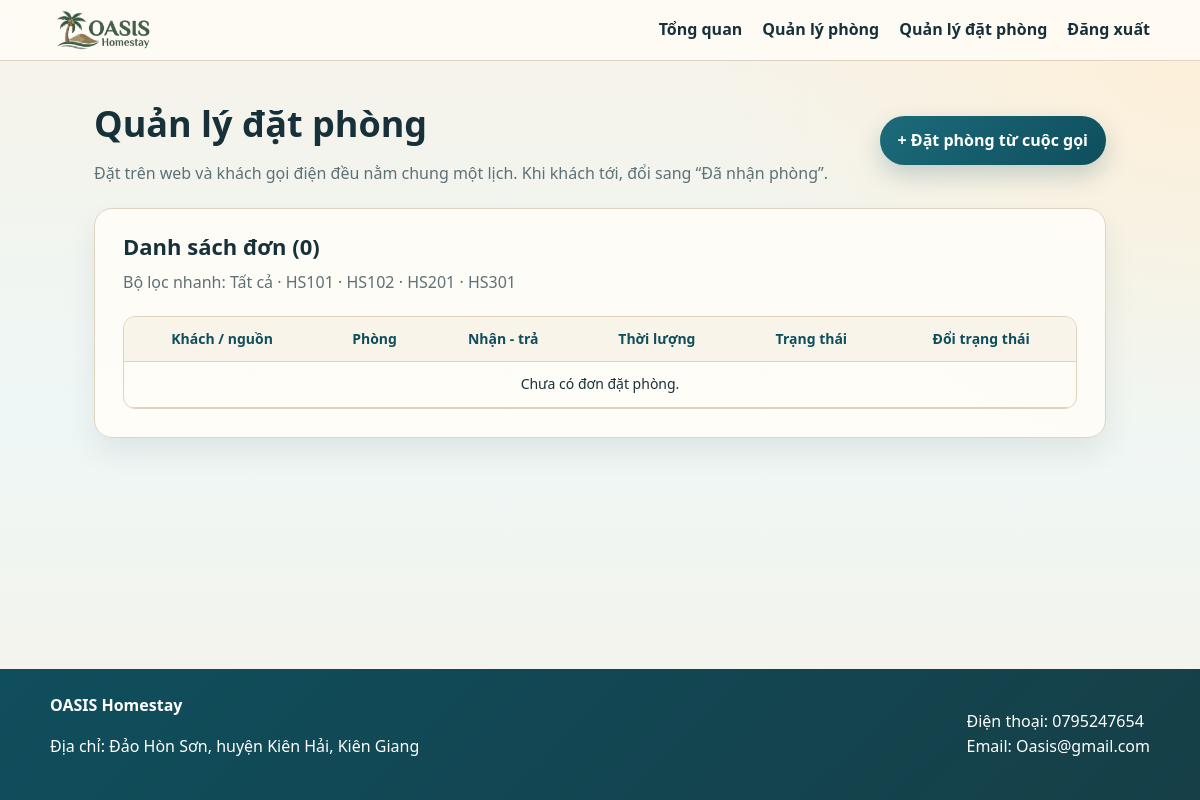
The app's page /admin/bookings.php?id_phong=4 (signed in), older data.
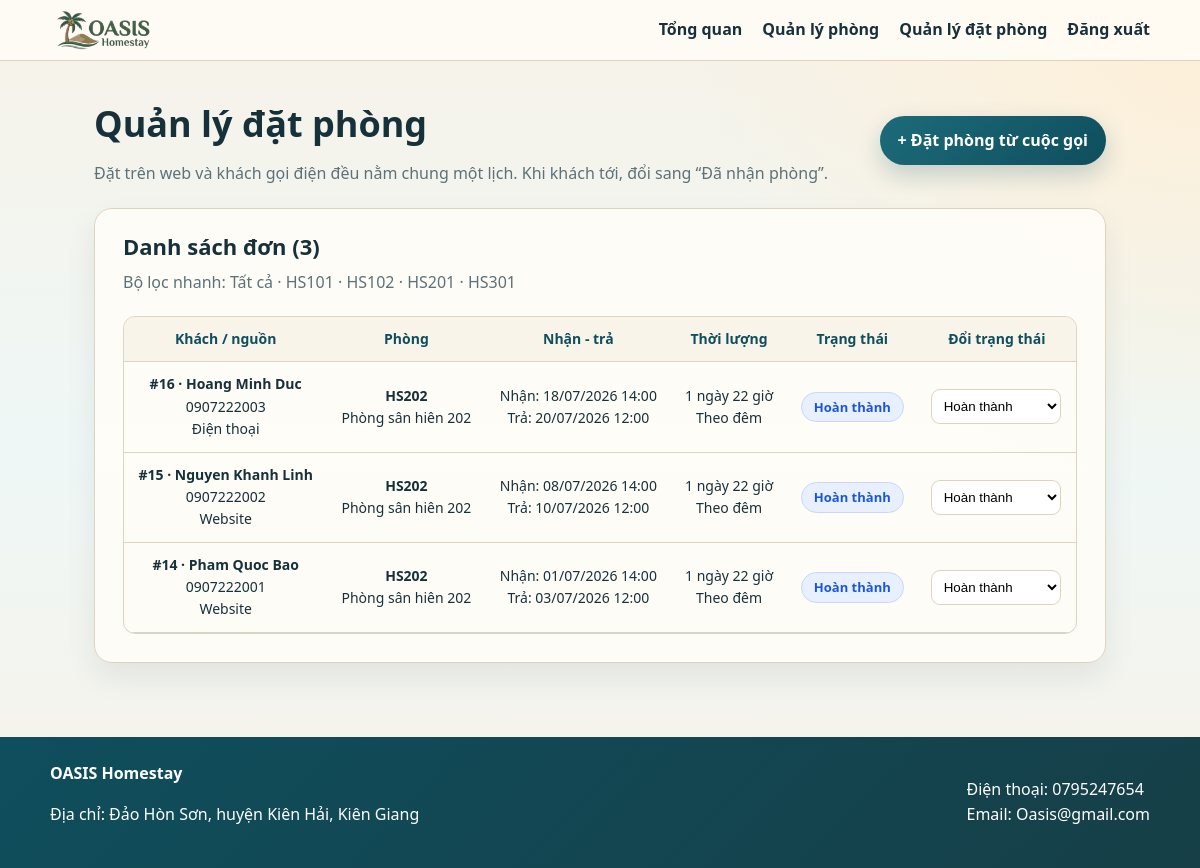
The same page, newer data.
### tables this page shows
CREATE TABLE phong (
    id_phong INT AUTO_INCREMENT PRIMARY KEY,
    id_loai_phong INT NOT NULL,
    ma_so_phong VARCHAR(20) NOT NULL UNIQUE,
    ten_phong VARCHAR(100) NOT NULL,
    tang INT NOT NULL DEFAULT 1,
    vi_tri VARCHAR(150) DEFAULT NULL,
    huong_view VARCHAR(150) DEFAULT NULL,
    dien_tich DECIMAL(8,2) DEFAULT NULL,
    tien_nghi TEXT,
    duong_dan_hinh VARCHAR(255) NOT NULL,
    hinh_2 VARCHAR(255) DEFAULT NULL,
    hinh_3 VARCHAR(255) DEFAULT NULL,
    hinh_4 VARCHAR(255) DEFAULT NULL,
    gia_theo_gio DECIMAL(12,2) DEFAULT NULL,
    gia_theo_ngay DECIMAL(12,2) DEFAULT NULL,
    trang_thai ENUM('dang_hoat_dong', 'tu_sua', 'tam_dung') DEFAULT 'dang_hoat_dong',
    ngay_tao TIMESTAMP DEFAULT CURRENT_TIMESTAMP,
    FOREIGN KEY (id_loai_phong) REFERENCES loai_phong(id_loai_phong),
    INDEX idx_phong_trang_thai (trang_thai)
);

CREATE TABLE dat_phong (
    id_dat_phong INT AUTO_INCREMENT PRIMARY KEY,
    id_phong INT NOT NULL,
    ho_ten VARCHAR(100) NOT NULL,
    so_dien_thoai VARCHAR(20) NOT NULL,
    email VARCHAR(100),
    dia_chi VARCHAR(255),
    ngay_nhan_phong DATETIME NOT NULL,
    ngay_tra_phong DATETIME NOT NULL,
    kieu_dat ENUM('gio', 'ngay') DEFAULT 'ngay',
    so_luong INT NOT NULL DEFAULT 1,
    tong_tien DECIMAL(12,2) NOT NULL DEFAULT 0,
    nguon_dat ENUM('web', 'dien_thoai') DEFAULT 'web',
    trang_thai ENUM('cho_xac_nhan', 'da_xac_nhan', 'da_nhan_phong', 'hoan_thanh', 'da_huy') DEFAULT 'cho_xac_nhan',
    ghi_chu VARCHAR(500),
    ngay_tao TIMESTAMP DEFAULT CURRENT_TIMESTAMP,
    FOREIGN KEY (id_phong) REFERENCES phong(id_phong),
    INDEX idx_lich_phong (id_phong, ngay_nhan_phong, ngay_tra_phong),
    INDEX idx_trang_thai_dat (trang_thai)
);

### includes/functions.php (called while the page is built, shortened)
<?php
function h($giaTri)
{
    return htmlspecialchars((string) $giaTri, ENT_QUOTES, 'UTF-8');
}
function asset_url($duongDan)
{
    $duongDan = trim((string) $duongDan);
    $baseDir = isset($_SERVER['SCRIPT_FILENAME']) && $_SERVER['SCRIPT_FILENAME'] !== ''
        ? dirname($_SERVER['SCRIPT_FILENAME']) : dirname(__DIR__);
    $duongDanFile = preg_replace('/\?.*$/', '', str_replace('\\', '/', $duongDan));
    $duongDanThucTe = $duongDanFile;
    if ($duongDanFile !== '' && $duongDanFile[0] !== '/' && !preg_match('#^[A-Za-z]:/#', $duongDanFile)) {
        $duongDanThucTe = $baseDir . '/' . $duongDanFile;
    }
    $duongDanThucTe = realpath(str_replace('//', '/', $duongDanThucTe));
    $timestamp = filemtime($duongDanThucTe);
    return $timestamp === false ? $duongDan : $duongDan . (strpos($duongDan, '?') === false ? '?' : '&') . 'v=' . $timestamp;
}
function ten_trang_thai_dat($trangThai)
{
    return array(
        'cho_xac_nhan' => 'Chờ xác nhận',
        'da_xac_nhan' => 'Đã xác nhận',
        'da_nhan_phong' => 'Đã nhận phòng',
        'hoan_thanh' => 'Hoàn thành',
        'da_huy' => 'Đã hủy',
    )[$trangThai] ?? 'Chưa rõ';
}
function format_duration_minutes($minutes)
{
    $minutes = max(0, (int) $minutes); return floor($minutes / 1440) . ' ngày ' . floor(($minutes % 1440) / 60) . ' giờ';
}

### admin/bookings.php (the view, shortened to what the changed rows need)
<?php
include '../includes/db.php';
include '../includes/functions.php';
$assetPathPrefix = '../';
$headerNavItems = array(
    array('href' => 'index.php', 'label' => 'Tổng quan'),
    array('href' => 'rooms.php', 'label' => 'Quản lý phòng'),
    array('href' => 'bookings.php', 'label' => 'Quản lý đặt phòng'),
    array('href' => 'logout.php', 'label' => 'Đăng xuất'),
);
$selectedRoom = (int) ($_GET['id_phong'] ?? 0);
$rooms = array();
$bookings = array();
if ($conn) {
    $result = $conn->query("SELECT p.id_phong, p.ma_so_phong, p.ten_phong, p.trang_thai,
        lp.ten_loai_phong, lp.gia_theo_gio, lp.gia_theo_ngay
        FROM phong p INNER JOIN loai_phong lp ON lp.id_loai_phong = p.id_loai_phong
        WHERE p.trang_thai = 'dang_hoat_dong' ORDER BY p.ma_so_phong");
    if ($result) while ($row = $result->fetch_assoc()) $rooms[] = $row;
}
if ($conn) {
    $sql = "SELECT dp.*, p.ten_phong, p.ma_so_phong, lp.ten_loai_phong
            FROM dat_phong dp INNER JOIN phong p ON p.id_phong = dp.id_phong
            INNER JOIN loai_phong lp ON lp.id_loai_phong = p.id_loai_phong";
    if ($selectedRoom > 0) $sql .= ' WHERE dp.id_phong = ' . $selectedRoom;
    $sql .= " ORDER BY CASE dp.trang_thai WHEN 'cho_xac_nhan' THEN 0 WHEN 'da_xac_nhan' THEN 1
              WHEN 'da_nhan_phong' THEN 2 WHEN 'hoan_thanh' THEN 3 ELSE 4 END, dp.ngay_nhan_phong DESC";
    $result = $conn->query($sql);
    if ($result) while ($row = $result->fetch_assoc()) $bookings[] = $row;
}
include '../includes/header.php';
?>
<main class="admin-main"><div class="admin-container">
    <section class="page-title"><div><h1>Quản lý đặt phòng</h1></div></section>
    <section class="room-admin-list-card room-admin-list-section booking-list-section"><div class="room-admin-list-intro"><h2>Danh sách đơn (<?php echo count($bookings); ?>)</h2><p>Bộ lọc nhanh: <a href="bookings.php">Tất cả</a><?php foreach ($rooms as $room) { ?> · <a href="bookings.php?id_phong=<?php echo (int) $room['id_phong']; ?>"><?php echo h($room['ma_so_phong']); ?></a><?php } ?></p></div>
        <div class="booking-table-wrap"><table class="booking-table"><thead><tr><th>Khách / nguồn</th><th>Phòng</th><th>Nhận - trả</th><th>Thời lượng</th><th>Trạng thái</th><th>Đổi trạng thái</th></tr></thead><tbody>
        <?php foreach ($bookings as $item) { $minutes = max(0, (int) ceil((strtotime($item['ngay_tra_phong']) - strtotime($item['ngay_nhan_phong'])) / 60)); $statusClass = match ($item['trang_thai']) { 'cho_xac_nhan' => 'booking-badge--pending', 'da_xac_nhan' => 'booking-badge--confirmed', 'da_nhan_phong' => 'booking-badge--occupied', 'hoan_thanh' => 'booking-badge--done', 'da_huy' => 'booking-badge--cancelled', default => 'booking-badge--pending' }; ?>
            <tr><td><strong>#<?php echo (int) $item['id_dat_phong']; ?> · <?php echo h($item['ho_ten']); ?></strong><br><?php echo h($item['so_dien_thoai']); ?><br><span class="booking-email"><?php echo $item['nguon_dat'] === 'dien_thoai' ? 'Điện thoại' : 'Website'; ?></span></td><td><strong><?php echo h($item['ma_so_phong']); ?></strong><br><?php echo h($item['ten_phong']); ?></td><td class="booking-date-cell"><span class="booking-sublabel">Nhận:</span> <?php echo date('d/m/Y H:i', strtotime($item['ngay_nhan_phong'])); ?><br><span class="booking-sublabel">Trả:</span> <?php echo date('d/m/Y H:i', strtotime($item['ngay_tra_phong'])); ?></td><td><?php echo h(format_duration_minutes($minutes)); ?><br><span class="booking-email"><?php echo h($item['kieu_dat'] === 'gio' ? 'Theo giờ' : 'Theo đêm'); ?></span></td><td><span class="booking-badge <?php echo $statusClass; ?>"><?php echo h(ten_trang_thai_dat($item['trang_thai'])); ?></span></td><td><form method="post" class="status-form"><select name="trang_thai" onchange="this.form.submit()"><option value="hoan_thanh" <?php echo $item['trang_thai'] === 'hoan_thanh' ? 'selected' : ''; ?>>Hoàn thành</option></select></form></td></tr>
        <?php } ?>
        <?php if (!$bookings) { ?><tr><td colspan="6" class="booking-empty">Chưa có đơn đặt phòng.</td></tr><?php } ?>
        </tbody></table></div>
    </section>
</div></main>
<?php include '../includes/footer.php'; ?>

### includes/header.php (shortened to what the changed rows need)
<?php
$headerNavItems = isset($headerNavItems) && is_array($headerNavItems) ? $headerNavItems : array(
    array('href' => 'index.php', 'label' => 'Trang chủ'),
    array('href' => 'rooms.php', 'label' => 'Phòng'),
    array('href' => 'feedback.php', 'label' => 'Đánh giá'),
);
$assetPathPrefix = isset($assetPathPrefix) ? $assetPathPrefix : '';
$skipHeader = isset($skipHeader) ? (bool) $skipHeader : false;
?>
<!DOCTYPE html>
<html lang="vi">
<head>
    <link rel="stylesheet" href="<?php echo h(asset_url($assetPathPrefix . 'includes/site.css')); ?>">
</head>
<body>
<?php if (!$skipHeader) { ?><header class="site-header"><div class="container nav"><nav class="menu"><?php foreach ($headerNavItems as $item) { ?><a href="<?php echo h($item['href']); ?>"><?php echo h($item['label']); ?></a><?php } ?></nav></div></header><?php } ?>

Row changes from the older to the newer data that the page shows:
now on this page (row edited): dat_phong: id_dat_phong "16", ho_ten "Hoang Minh Duc", so_dien_thoai "0907222003", nguon_dat "Điện thoại", id_phong.ma_so_phong "HS202", id_phong.ten_phong "Phòng sân hiên 202", ngay_nhan_phong "18/07/2026 14:00", ngay_tra_phong "20/07/2026 12:00", format_duration_minutes($minutes) "1 ngày 22 giờ", kieu_dat "Theo đêm", trang_thai "Hoàn thành"
now on this page (row edited): dat_phong: id_dat_phong "15", ho_ten "Nguyen Khanh Linh", so_dien_thoai "0907222002", nguon_dat "Website", id_phong.ma_so_phong "HS202", id_phong.ten_phong "Phòng sân hiên 202", ngay_nhan_phong "08/07/2026 14:00", ngay_tra_phong "10/07/2026 12:00", format_duration_minutes($minutes) "1 ngày 22 giờ", kieu_dat "Theo đêm", trang_thai "Hoàn thành"
now on this page (row edited): dat_phong: id_dat_phong "14", ho_ten "Pham Quoc Bao", so_dien_thoai "0907222001", nguon_dat "Website", id_phong.ma_so_phong "HS202", id_phong.ten_phong "Phòng sân hiên 202", ngay_nhan_phong "01/07/2026 14:00", ngay_tra_phong "03/07/2026 12:00", format_duration_minutes($minutes) "1 ngày 22 giờ", kieu_dat "Theo đêm", trang_thai "Hoàn thành"
Text that changed along with them:
count($bookings): "0" → "3"
text no longer shown: "Chưa có đơn đặt phòng."
